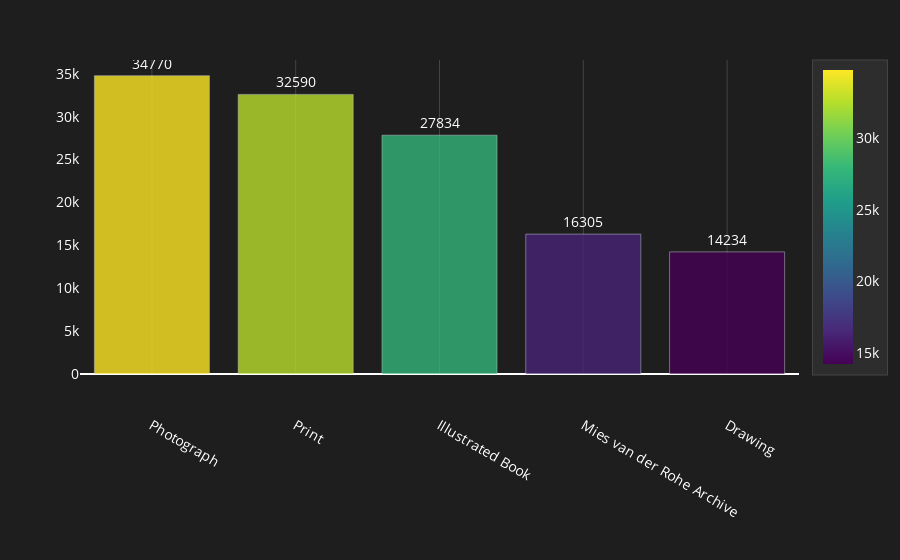

The code cell stored with this chart in its notebook:
### Code cell
T1fig3 = px.bar(
    top_classifications,
    x='Classification',
    y='Count',
    text='Count',
    title="",
    color='Count',
    color_continuous_scale=px.colors.sequential.Viridis
)

T1fig3.update_traces(
    texttemplate='%{text:.0f}',
    textposition='outside',
    marker=dict(opacity=0.8)
)

T1fig3.update_layout(
    plot_bgcolor="#1E1E1E",
    paper_bgcolor="#1E1E1E",
    font=dict(color="#FFFFFF", size=14),
    title=dict(font=dict(size=40, color="#00CED1"), x=0.5),
    xaxis=dict(
        title="",
        color="#FFFFFF",
        gridcolor="#444444",
        zeroline=False,
        ticklabelstandoff=40
    ),
    yaxis=dict(
        title="",
        color="#FFFFFF",
        showgrid=False
    ),
    coloraxis_colorbar=dict(
        title="",
        tickcolor="#FFFFFF",
        titlefont=dict(color="#FFFFFF"),
        bgcolor="#2D2D2D",
        bordercolor="#444444",
        borderwidth=1
    ),
    height=600 
)

T1fig3.show()

### Figure 1 — Plotly figure (JSON) as saved in the notebook; plotly's stock layout.template omitted (floating-point values rounded to 4 significant figures)
{"data": [{"alignmentgroup": "True", "hovertemplate": "Classification=%{x}<br>Count=%{marker.color}<extra></extra>", "legendgroup": "", "marker": {"color": [34770, 32590, 27834, 16305, 14234], "coloraxis": "coloraxis", "opacity": 0.8, "pattern": {"shape": ""}}, "name": "", "offsetgroup": "", "orientation": "v", "showlegend": false, "text": [34770, 32590, 27834, 16305, 14234], "textposition": "outside", "texttemplate": "%{text:.0f}", "type": "bar", "x": ["Photograph", "Print", "Illustrated Book", "Mies van der Rohe Archive", "Drawing"], "xaxis": "x", "y": [34770, 32590, 27834, 16305, 14234], "yaxis": "y"}], "layout": {"autosize": true, "barmode": "relative", "coloraxis": {"colorbar": {"bgcolor": "#2D2D2D", "bordercolor": "#444444", "borderwidth": 1, "tickcolor": "#FFFFFF", "title": {"font": {"color": "#FFFFFF"}, "text": ""}}, "colorscale": [[0, "#440154"], [0.1111, "#482878"], [0.2222, "#3e4989"], [0.3333, "#31688e"], [0.4444, "#26828e"], [0.5556, "#1f9e89"], [0.6667, "#35b779"], [0.7778, "#6ece58"], [0.8889, "#b5de2b"], [1, "#fde725"]]}, "font": {"color": "#FFFFFF", "size": 14}, "legend": {"tracegroupgap": 0}, "margin": {"t": 60}, "paper_bgcolor": "#1E1E1E", "plot_bgcolor": "#1E1E1E", "title": {"font": {"color": "#00CED1", "size": 40}, "x": 0.5}, "xaxis": {"anchor": "y", "autorange": true, "color": "#FFFFFF", "domain": [0, 1], "gridcolor": "#444444", "range": [-0.5, 4.5], "ticklabelstandoff": 40, "title": {"text": ""}, "type": "category", "zeroline": false}, "yaxis": {"anchor": "x", "autorange": true, "color": "#FFFFFF", "domain": [0, 1], "range": [0, 36600], "showgrid": false, "title": {"text": ""}, "type": "linear"}}}
